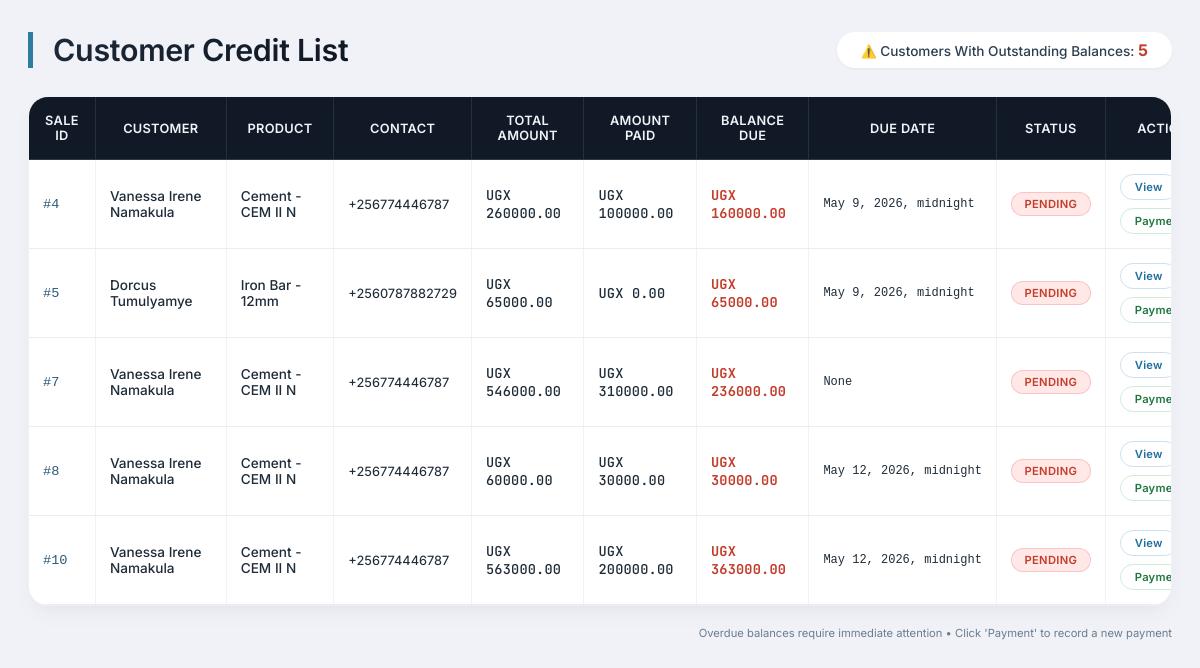
Page /sale/customer_credit_list/ on the committed database.
### web/models.py (models this page shows, shortened)
class Sale(models.Model):
    PAYMENT_METHOD_CHOICES = [
        ('cash', 'Cash'),
        ('mobile_money', 'Mobile Money'),
        ('bank_transfer', 'Bank Transfer'),
        ('credit', 'Credit'),
    ]
    product = models.ForeignKey(
        Stock,
        on_delete=models.PROTECT
    )
    customer = models.ForeignKey(
        Customer,
        on_delete=models.SET_NULL,
        null=True
    )
    quantity_sold = models.IntegerField(
        validators=[MinValueValidator(1)]
    )
    unit_selling_price = models.DecimalField(
        max_digits=12,
        decimal_places=2,
        validators=[MinValueValidator(Decimal('0.01'))]
    )
    unit_cost_price = models.DecimalField(
        max_digits=12,
        decimal_places=2,
        validators=[MinValueValidator(Decimal('0.01'))]
    )
    subtotal = models.DecimalField(
        max_digits=12,
        decimal_places=2,
        default=Decimal('0.00')
    )
    profit = models.DecimalField(
        max_digits=12,
        decimal_places=2,
        default=Decimal('0.00')
    )
    final_total = models.DecimalField(
        max_digits=12,
        decimal_places=2,
        default=Decimal('0.00')
    )
    payment_method = models.CharField(
        max_length=20,
        choices=PAYMENT_METHOD_CHOICES,
        default='cash'
    )
    transport_fee = models.DecimalField(
        max_digits=12,
        decimal_places=2,
        default=Decimal('0.00'),
        validators=[MinValueValidator(Decimal('0.00'))]
    )
    amount_paid = models.DecimalField(
        max_digits=12,
        decimal_places=2,
        default=Decimal('0.00')
    )
    balance_due = models.DecimalField(
        max_digits=12,
        decimal_places=2,
        default=Decimal('0.00')
    )
    due_date = models.DateTimeField(
        blank=True,
        null=True
    )
    is_fully_paid = models.BooleanField(default=False)
    sale_date = models.DateTimeField(auto_now_add=True)
    sold_by = models.CharField(
        max_length=50,
        blank=True,
        null=True
    )
    notes = models.TextField(
        blank=True,
        null=True
    )

class Customer(models.Model):
    name = models.CharField(max_length=100)
    contact = models.CharField(
        max_length=20,
        blank=True,
        null=True
    )
    email = models.EmailField(
        blank=True,
        null=True
    )
    address = models.TextField(
        blank=True,
        null=True
    )
    nin = models.CharField(
        max_length=20,
        unique=True
    )
    distance_km = models.DecimalField(
        max_digits=5,
        decimal_places=2,
        default=Decimal('0.00')
    )
    is_credit_customer = models.BooleanField(default=False)

class Stock(models.Model):
    CATEGORY_CHOICES = [
        ('cement', 'Cement'),
        ('steel', 'Steel / Iron Bars'),
        ('nails', 'Nails'),
        ('hardware', 'Hardware'),
        ('roofing', 'Roofing'),
    ]
    STATUS_CHOICES = [
        ('critical', 'Critical - Below 10 units'),
        ('low', 'Low Stock - Below 30 units'),
        ('normal', 'Normal Stock'),
        ('overstock', 'Overstock'),
    ]
    PAYMENT_METHOD_CHOICES = [
        ('cash', 'Cash'),
        ('bank_transfer', 'Bank Transfer'),
        ('credit', 'Credit (Pay Later)'),
        ('cheque', 'Cheque'),
        ('mobile_money', 'Mobile Money'),
    ]
    UNIT_CHOICES = [
        ('pcs', 'Pieces'),
        ('kg', 'Kilograms'),
        ('bags', 'Bags'),
    ]
    product_name = models.CharField(max_length=50)
    category = models.CharField(
        max_length=60,
        choices=CATEGORY_CHOICES
    )
    description = models.TextField(
        blank=True,
        null=True
    )
    quantity = models.IntegerField(
        default=0,
        validators=[MinValueValidator(0)]
    )
    minimum_stock_level = models.IntegerField(
        default=10,
        validators=[MinValueValidator(0)]
    )
    maximum_stock_level = models.IntegerField(
        default=500,
        validators=[MinValueValidator(0)]
    )
    reorder_quantity = models.IntegerField(
        default=50,
        validators=[MinValueValidator(0)]
    )
    unit = models.CharField(
        max_length=10,
        choices=UNIT_CHOICES,
        default='pcs'
    )
    unit_cost = models.DecimalField(
        max_digits=12,
        decimal_places=2,
        validators=[MinValueValidator(Decimal('0.01'))]
    )
    selling_price = models.DecimalField(
        max_digits=12,
        decimal_places=2,
        validators=[MinValueValidator(Decimal('0.01'))]
    )
    received_date = models.DateField(auto_now_add=True)
    supplier = models.ForeignKey(
        Supplier,
        on_delete=models.SET_NULL,
        null=True
    )
    payment_method = models.CharField(
        max_length=20,
        choices=PAYMENT_METHOD_CHOICES,
        default='cash'
    )
    credit_due_date = models.DateField(
        blank=True,
        null=True
    )
    is_paid = models.BooleanField(default=False)
    status = models.CharField(
        max_length=20,
        choices=STATUS_CHOICES,
        default='normal'
    )
    notes = models.TextField(
        blank=True,
        null=True
    )

### web/views.py (the view)
# urls.py: path('sale/customer_credit_list/', views.credit_list, name="credit_list"),
def credit_list(request):
    credit_sales = Sale.objects.filter(is_fully_paid = False)
    context = {
        "credit_sales":credit_sales,
        "today":datetime.date.today()
    }
    return render(request, "customer_credit_list.html", context)

### web/templates/customer_credit_list.html (shortened to what this page needs)
<!DOCTYPE html>
<html lang="en">
<head>
</head>
<body>
<div class="container">
    <div class="header">
        <h1> Customer Credit List</h1>
        <div class="summary-card">
             Customers With Outstanding Balances: <span>{{ credit_sales|length }}</span>
        </div>
    </div>
    <div class="table-wrapper">
        <table>
            <thead>
                <tr>
                    <th>Sale ID</th>
                    <th>Customer</th>
                    <th>Product</th>
                    <th>Contact</th>
                    <th>Total Amount</th>
                    <th>Amount Paid</th>
                    <th>Balance Due</th>
                    <th>Due Date</th>
                    <th>Status</th>
                    <th>Actions</th>
                </tr>
            </thead>
            <tbody>
                {% for sale in credit_sales %}
                <tr>
                    <td>#{{ sale.id }}</td>
                    <td>{{ sale.customer.name }}</td>
                    <td>{{ sale.product.product_name }}</td>
                    <td>{{ sale.customer.contact }}</td>
                    <td>UGX {{ sale.final_total|floatformat:2 }}</td>
                    <td>UGX {{ sale.amount_paid|floatformat:2 }}</td>
                    <td><strong>UGX {{ sale.balance_due|floatformat:2 }}</strong></td>
                    <td>{{ sale.due_date }}</td>
                    <td>
                        {% if sale.due_date < today %}
                            <span class="overdue">
                                 OVERDUE
                            </span>
                        {% else %}
                            <span class="pending">
                                 PENDING
                            </span>
                        {% endif %}
                    </td>
                    <td>
                        <div class="btn-group">
                            <a href="{% url 'sale_details' sale.id %}" class="btn view-btn">
                                 View
                            </a>
                            <a href="{% url 'add_payment' %}?sale={{ sale.id }}" class="btn payment-btn">
                                 Payment
                            </a>
                        </div>
                    </td>
                </tr>
                {% endfor %}
            </tbody>
        </table>
    </div>
    <div class="table-footer-note">
         Overdue balances require immediate attention • Click 'Payment' to record a new payment
    </div>
</div>
</body>
</html>

### web/templates/customer_credit_list.html (style rules this page uses)
* { margin: 0; padding: 0; box-sizing: border-box; }
body { font-family: 'Inter', system-ui, -apple-system, 'Segoe UI', Roboto, 'Helvetica Neue', sans-serif; background: #f0f2f8; padding: 32px 28px; color: #1a2634; }
.container { max-width: 1600px; margin: 0 auto; }
.header { display: flex; justify-content: space-between; align-items: center; margin-bottom: 28px; flex-wrap: wrap; gap: 15px; }
h1 { font-size: 1.9rem; font-weight: 600; letter-spacing: -0.3px; background: linear-gradient(135deg, #1e2a3a, #0f1722); background-clip: text; -webkit-background-clip: text; color: transparent; display: inline-block; border-left: 5px solid #2c7da0; padding-left: 20px; }
.summary-card { background: white; padding: 8px 24px; border-radius: 40px; font-size: 0.85rem; font-weight: 500; box-shadow: 0 1px 3px rgba(0,0,0,0.05); color: #2c3e50; }
.summary-card span { font-weight: 700; color: #c23d2c; font-size: 1rem; }
.table-wrapper { background: white; border-radius: 20px; box-shadow: 0 10px 25px -5px rgba(0, 0, 0, 0.05), 0 8px 10px -6px rgba(0, 0, 0, 0.02); overflow-x: auto; transition: all 0.2s ease; border: 1px solid #eef2f6; }
table { width: 100%; border-collapse: collapse; font-size: 0.85rem; min-width: 1200px; }
table th { background: #111927; color: #f0f3f8; padding: 16px 14px; font-weight: 600; font-size: 0.8rem; letter-spacing: 0.3px; text-transform: uppercase; border-bottom: 1px solid #2a3a4a; border-right: 1px solid #242f3a; }
table th:last-child { border-right: none; }
table td { padding: 14px 14px; border-bottom: 1px solid #e9edf2; border-right: 1px solid #f0f2f5; vertical-align: middle; background-color: white; color: #1f2c38; font-weight: 450; }
table td:last-child { border-right: none; }
td:nth-child(5), td:nth-child(6), td:nth-child(7) { font-weight: 500; font-family: 'JetBrains Mono', monospace, 'Courier New'; letter-spacing: 0.2px; }
td:nth-child(7) strong { color: #c23d2c; font-weight: 700; }
.pending { background: #ffe8e6; color: #c23d2c; font-weight: 600; padding: 5px 12px; border-radius: 40px; display: inline-block; font-size: 0.7rem; min-width: 80px; text-align: center; letter-spacing: 0.3px; box-shadow: inset 0 0 0 1px rgba(220, 53, 69, 0.2); }
.btn-group { display: flex; gap: 8px; flex-wrap: wrap; align-items: center; }
.btn { display: inline-flex; align-items: center; justify-content: center; padding: 5px 14px; border-radius: 28px; font-size: 0.7rem; font-weight: 600; text-decoration: none; transition: all 0.2s ease; letter-spacing: 0.2px; gap: 4px; cursor: pointer; }
.view-btn { color: #1e6f9f; border: 1px solid #cde0ef; background: transparent; }
.payment-btn { color: #1f7840; border: 1px solid #cdecdb; background: transparent; }
td:first-child { font-family: monospace; font-weight: 500; color: #2c5a7a; }
td:nth-child(8) { font-family: monospace; font-size: 0.75rem; white-space: nowrap; }
td:nth-child(2), td:nth-child(3) { font-weight: 500; color: #1e2b38; }
td:nth-child(4) { font-size: 0.8rem; }
.table-footer-note { margin-top: 20px; font-size: 0.7rem; text-align: right; color: #6b7c8f; font-weight: 400; }
th:last-child, td:last-child { white-space: nowrap; }
.summary-card::before { content: "⚠️ "; font-size: 0.8rem; }

### rows in the picture
Sale: id "4", customer.name "Vanessa Irene Namakula", product.product_name "Cement - CEM II N", customer.contact "+256774446787", final_total "260000.00", amount_paid "100000.00", balance_due "160000.00", due_date "May 9, 2026, midnight", shows "PENDING"
Sale: id "5", customer.name "Dorcus Tumulyamye", product.product_name "Iron Bar - 12mm", customer.contact "+2560787882729", final_total "65000.00", amount_paid "0.00", balance_due "65000.00", due_date "May 9, 2026, midnight", shows "PENDING"
Sale: id "7", customer.name "Vanessa Irene Namakula", product.product_name "Cement - CEM II N", customer.contact "+256774446787", final_total "546000.00", amount_paid "310000.00", balance_due "236000.00", due_date "None", shows "PENDING"
Sale: id "8", customer.name "Vanessa Irene Namakula", product.product_name "Cement - CEM II N", customer.contact "+256774446787", final_total "60000.00", amount_paid "30000.00", balance_due "30000.00", due_date "May 12, 2026, midnight", shows "PENDING"
Sale: id "10", customer.name "Vanessa Irene Namakula", product.product_name "Cement - CEM II N", customer.contact "+256774446787", final_total "563000.00", amount_paid "200000.00", balance_due "363000.00", due_date "May 12, 2026, midnight", shows "PENDING"

### other values in the picture
{{ credit_sales|length }} "5"
